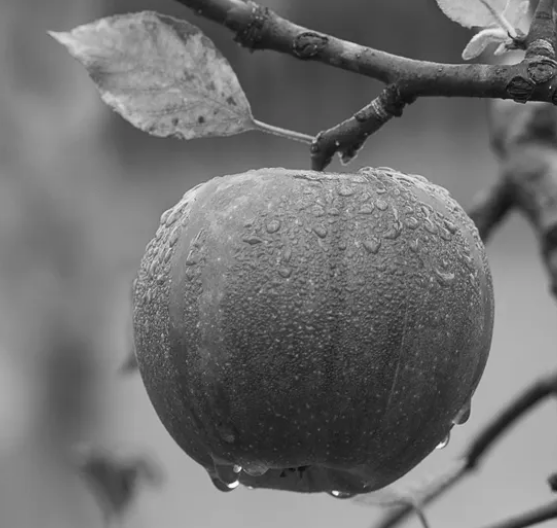
#> input picture img/saltpepper.png, 557 x 528 px, found by its file name
$ python medianfilter_opencv.py
#> lines starting #> are read from the running program, lines starting #| are printed output that depends on the picture
import cv2
import numpy as np
import matplotlib.pyplot as plt

img = cv2.imread(r'C:\Users\Raja\PycharmProjects\Computer_Vision\img\saltpepper.png', 0)
#> img: shape (528, 557); min 10, max 254, mean 112.7
img = img / 255

# Create a blank image
x, y = img.shape
#> x = 528; y = 557
g = np.zeros((x, y), dtype=np.float32)

# Salt and pepper noise levels
pepper = 0.1
salt = 0.95

# Create an image with salt and pepper noise
for i in range(x):
    for j in range(y):
        rdn = np.random.random()
        if rdn < pepper:
            g[i][j] = 0
        elif rdn > salt:
            g[i][j] = 1
        else:
            g[i][j] = img[i][j]
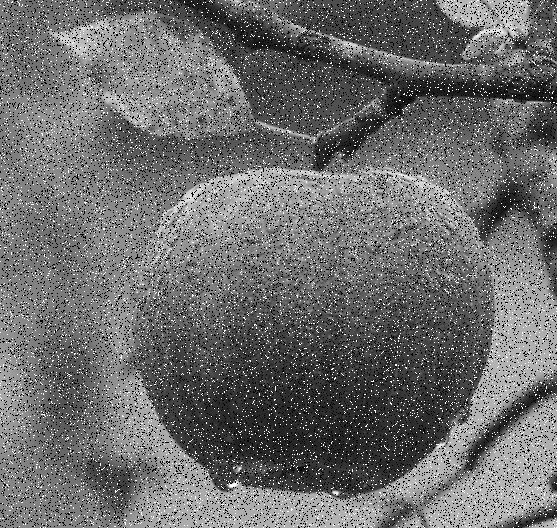
#> g: shape (528, 557) float32; min 0, max 1, mean 0.425

filter_size = 3

# OpenCV
filtered_image = cv2.medianBlur(g, filter_size)

plt.figure(figsize=(12, 4))
plt.subplot(131)
plt.imshow(img, cmap='gray')
plt.title('Original Image')
plt.axis('off')

plt.subplot(132)
plt.imshow(g, cmap='gray')
plt.title('Noisy Image')
plt.axis('off')

plt.subplot(133)
plt.imshow(filtered_image, cmap='gray')
plt.title('Filtered Image')
plt.axis('off')

plt.show()
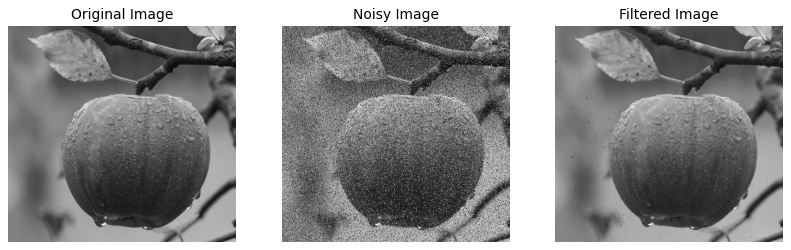
#> figure drawn by matplotlib, 3 panels
